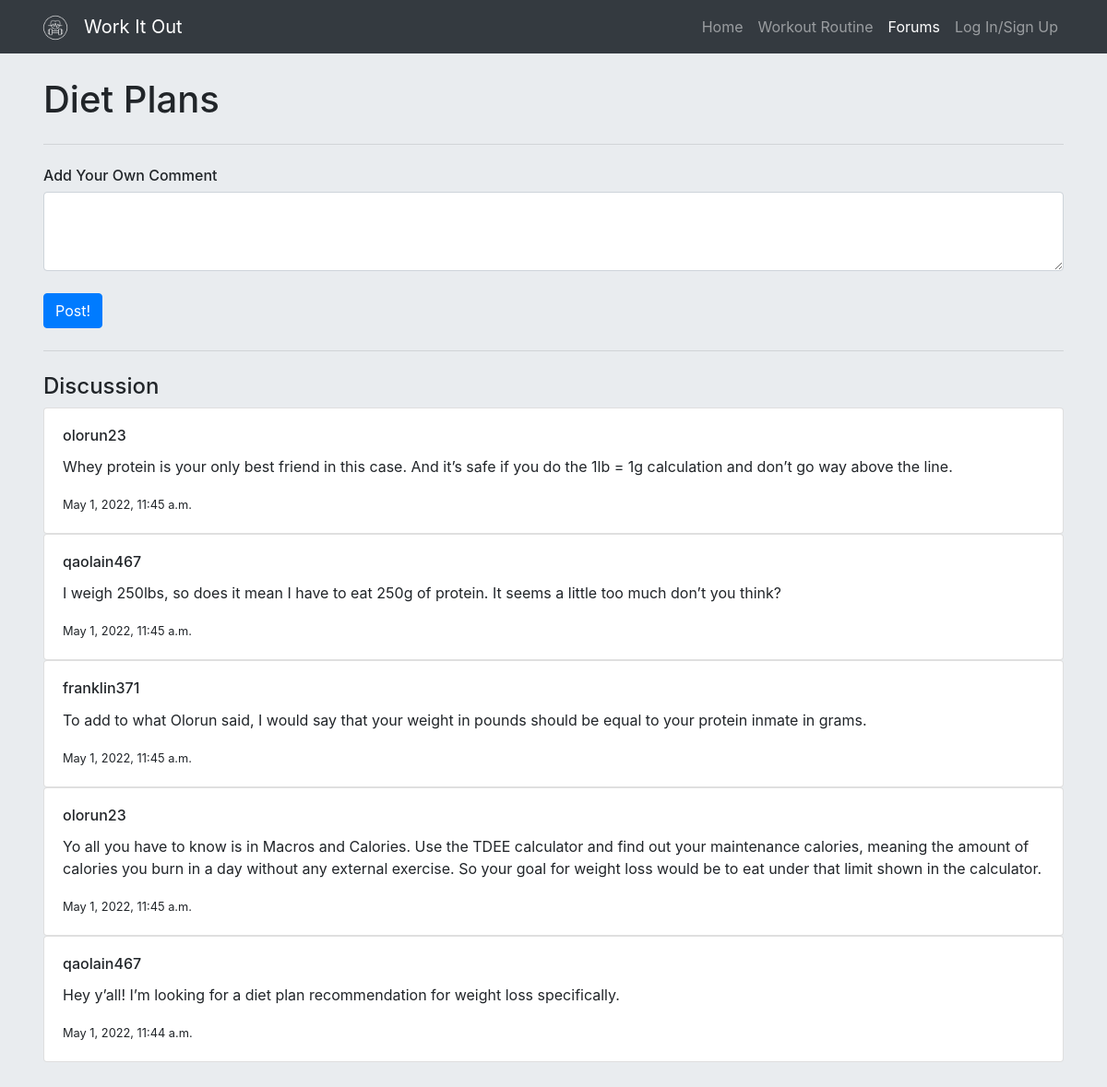
Screenshot of /forums/channel/4 with the database file from the repository.
### forums/models.py (models this page shows, shortened)
class Channel(models.Model):
    name = models.CharField(max_length=100)
    forum = models.ForeignKey("Forum", on_delete=models.CASCADE)
    desc = models.TextField()
    participants = models.ManyToManyField(User)

class Comment(models.Model):
    content = models.TextField()
    user = models.ForeignKey(User, on_delete=models.CASCADE, blank=True, null=True)
    channel = models.ForeignKey("Channel", on_delete=models.CASCADE, blank=True, null=True)
    date_created = models.DateTimeField()

### forums/views.py (the view)
# urls.py: path('channel/<int:channel_id>', views.channel_detail, name='channel_detail'),
def channel_detail(request, channel_id):
    channel = get_object_or_404(Channel, pk=channel_id)
    global main_channel_id
    main_channel_id = channel_id
    comments = Comment.objects.filter(channel=channel).order_by('-date_created')
    return render(request, 'forums/channel_detail.html', {'channel':channel, 'comments':comments})

### forums/templates/forums/channel_detail.html (shortened to what this page needs)
{% extends 'dragonhacks/base.html' %}
{% block forums %}
    <li class="nav-item active">
        <a class="nav-link" href="{% url 'forums_homepage' %}">Forums</a>
    </li>
{% endblock forums %}
{% block content %}
    <section style="margin-top: 20px;" class="jumbotron">
        <div class="container">
            <h1 class="jumbotron-heading">{{ channel.name }}</h1>
            <hr class="my-4">
            <form method="POST" action="{% url 'add_comment' %}">
                <h6>Add Your Own Comment</h6>
                <textarea name="content" class="form-control" id="exampleFormControlTextarea1" rows="3"></textarea>
                <br>
                <button type="submit" class="btn btn-primary">Post!</button>
            </form>
            <hr class="my-4">
            <h4>Discussion</h4>
            {% for comment in comments %}
                <div class="card">
                    <div class="card-body">
                        <h6 class="card-title">{{ comment.user }}</h6>
                        <p class="card-text">{{ comment.content }}</p>
                        <small>{{ comment.date_created }}</small>
                    </div>
                </div>
            {% endfor %}
        </div>
    </section>
{% endblock content %}

### rows the page displays
Channel: name "Diet Plans"
Comment: user "olorun23", content "Whey protein is your only best friend in this case. And it’s safe if you do the 1lb = 1g calculation and don’t go way above the line.", date_created "May 1, 2022, 11:45 a.m."
Comment: user "qaolain467", content "I weigh 250lbs, so does it mean I have to eat 250g of protein. It seems a little too much don’t you think?", date_created "May 1, 2022, 11:45 a.m."
Comment: user "franklin371", content "To add to what Olorun said, I would say that your weight in pounds should be equal to your protein inmate in grams.", date_created "May 1, 2022, 11:45 a.m."
Comment: user "olorun23", content "Yo all you have to know is in Macros and Calories. Use the TDEE calculator and find out your maintenance calories, meaning the amount of calories you burn in a day without any external exercise. So your goal for weight loss would be to eat under that limit shown in the calculator.", date_created "May 1, 2022, 11:45 a.m."
Comment: user "qaolain467", content "Hey y’all! I’m looking for a diet plan recommendation for weight loss specifically.", date_created "May 1, 2022, 11:44 a.m."
